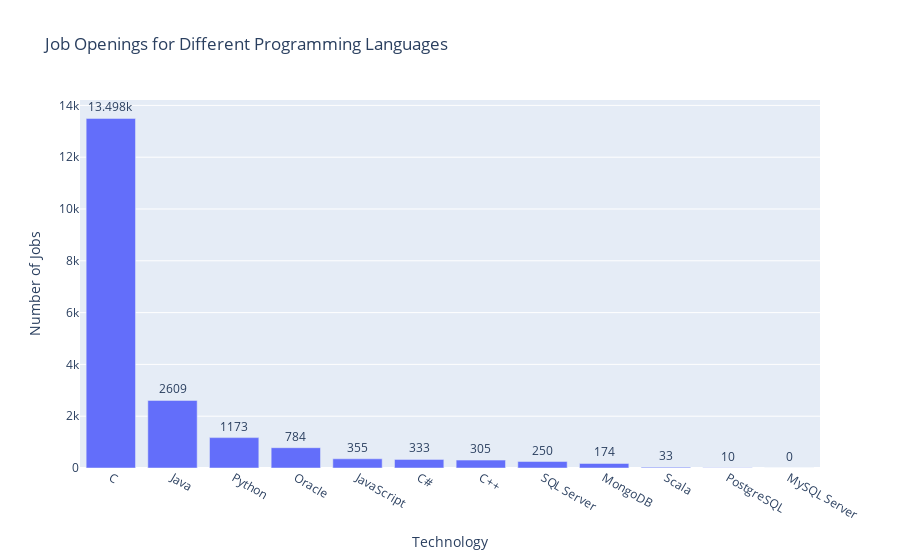

The cell this chart's notebook holds for it:
### Code cell
import plotly.express as px

df_sorted = df.sort_values(by='Number of Jobs', ascending=False)

fig = px.bar(df_sorted, x='Technology', y='Number of Jobs', text_auto=True,
             title='Job Openings for Different Programming Languages')
fig.update_traces(textposition='outside')
fig.show()

### Figure 1 — Plotly figure (JSON) as saved in the notebook; plotly's stock layout.template omitted (floating-point values rounded to 4 significant figures)
{"data": [{"alignmentgroup": "True", "hovertemplate": "Technology=%{x}<br>Number of Jobs=%{y}<extra></extra>", "legendgroup": "", "marker": {"color": "#636efa", "pattern": {"shape": ""}}, "name": "", "offsetgroup": "", "orientation": "v", "showlegend": false, "textposition": "outside", "texttemplate": "%{y}", "type": "bar", "x": ["C", "Java", "Python", "Oracle", "JavaScript", "C#", "C++", "SQL Server", "MongoDB", "Scala", "PostgreSQL", "MySQL Server"], "xaxis": "x", "y": [13498, 2609, 1173, 784, 355, 333, 305, 250, 174, 33, 10, 0], "yaxis": "y"}], "layout": {"barmode": "relative", "legend": {"tracegroupgap": 0}, "title": {"text": "Job Openings for Different Programming Languages"}, "xaxis": {"anchor": "y", "domain": [0, 1], "title": {"text": "Technology"}}, "yaxis": {"anchor": "x", "domain": [0, 1], "title": {"text": "Number of Jobs"}}}}
